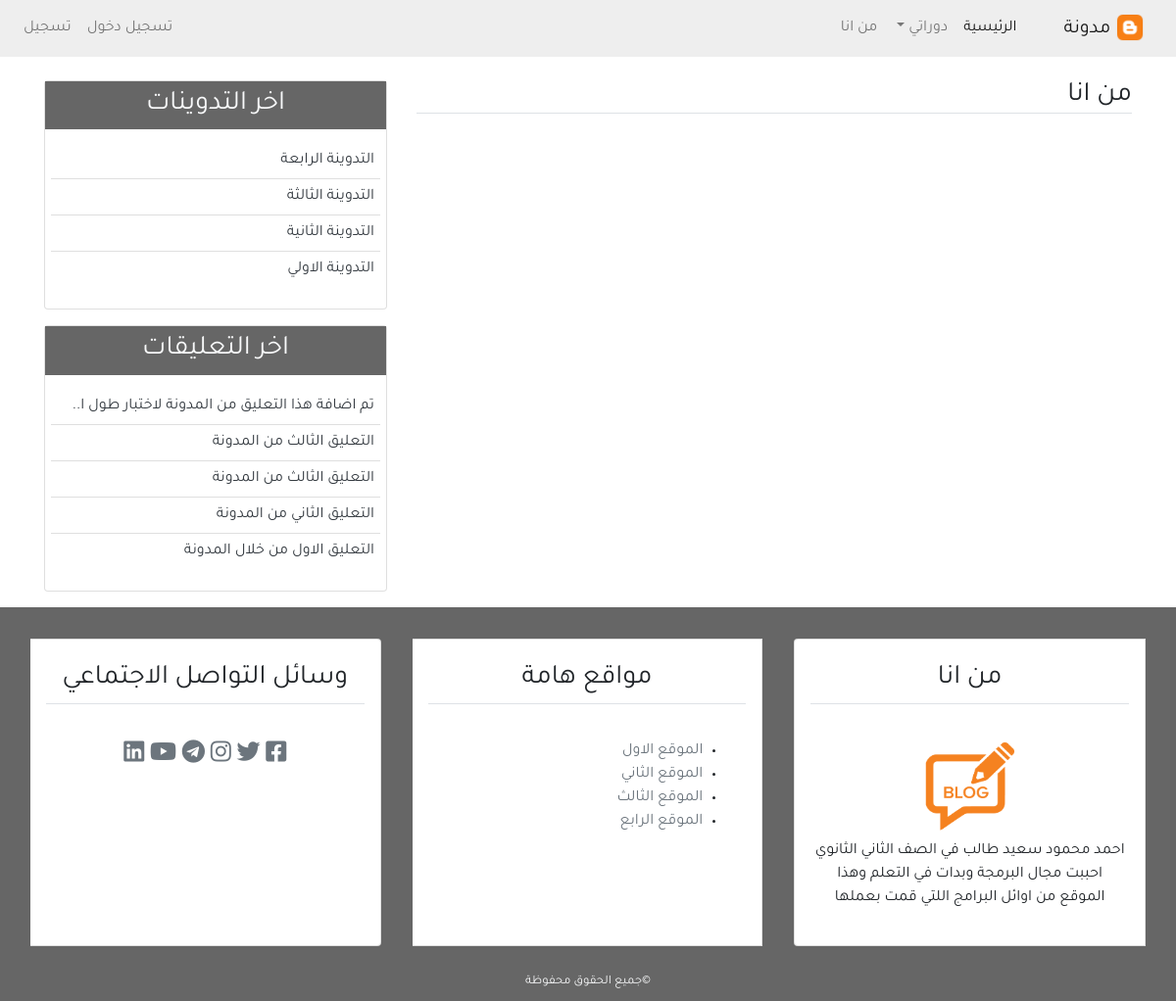
Page /about/ on the earlier database version.
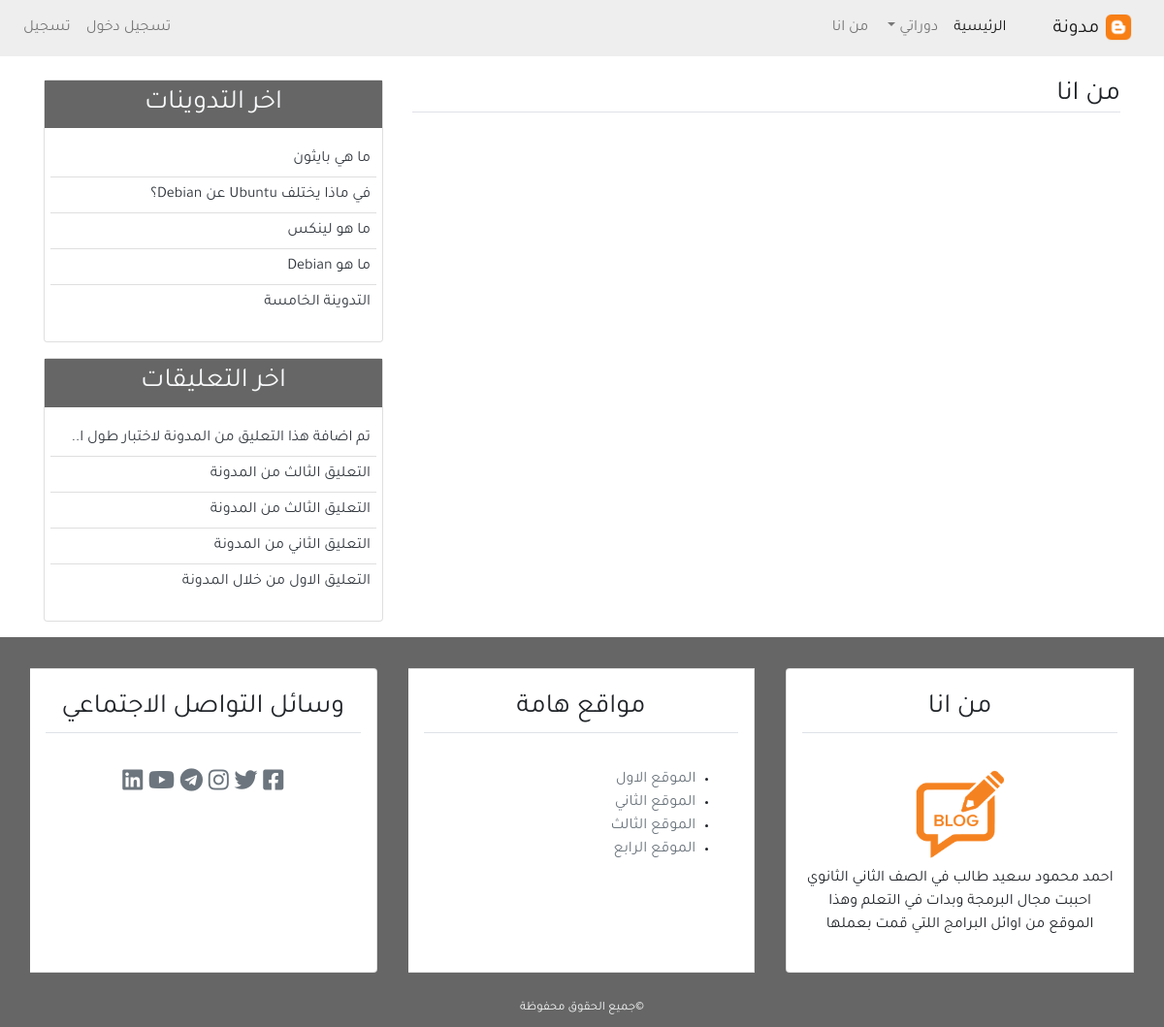
Same page on the later database version.
### blog/models.py (models this page shows, shortened)
class post(models.Model):
    title = models.CharField(max_length=100)
    content = models.TextField()
    post_date = models.DateTimeField(default=timezone.now)
    post_update = models.DateTimeField(auto_now=True)
    author = models.ForeignKey(User, on_delete=models.CASCADE)
    class Meta():
        ordering = ('-post_date',)

class comment(models.Model):
    name = models.CharField(max_length=50, verbose_name='الاسم')
    email = models.EmailField(verbose_name='البريد الالكتروني')
    body = models.TextField(verbose_name='التعليق')
    comment_date = models.DateTimeField(auto_now_add=True)
    active = models.BooleanField(default=False)
    Post = models.ForeignKey(post, on_delete=models.CASCADE, related_name='comments')
    class Meta:
        ordering = ('-comment_date',)

### blog/views.py (the view)
# urls.py: path("about/", views.about, name="about"),
def about(request):
    return render(request, 'blog/about.html', {'title':'من انا'})

### blog/templatetags/post_tag.py (called while the page is built)
@register.inclusion_tag('blog/latest_posts.html')
def latest_posts():
    context ={
        'l_posts':post.objects.all()[0:5]
    }
    return context

@register.inclusion_tag('blog/latest_comments.html')
def latest_comments():
    context={
    'l_comments': comment.objects.filter(active=True)[0:5]
    }
    return context

### blog/templates/blog/about.html
{% extends 'blog/base.html' %}
{% block content %}
<h3 class="border-bottom">من انا</h3>
{% endblock content %}

### blog/templates/blog/latest_posts.html
<ul class="list-group-flush latest-post">
    {% for post in l_posts %}
        <li class="list-group-item latest-post-item">
        <a href="{% url 'detail' post.id %}" class="text-dark">{{post.title}}</a>
        </li>
    {% endfor %}
</ul>

### blog/templates/blog/latest_comments.html
<ul class="list-group-flush latest-comment">
    {% for comment in l_comments %}
        <li class="list-group-item latest-comment-item">
        <a href="{% url 'detail' comment.Post.id %}" class="text-dark">
        {%if comment.body|length > 40%}
        {{comment.body|slice:'45'}}..
        {% else %}
        {{comment.body}}
        {% endif %}
        </a>
        </li>
        {% empty %}
        <li class="list-group-item latest-comment-item mb-0">لا يوجد تعليقات</li>
    {% endfor %}
</ul>

Differences in the rows shown:
no longer on this page (row unchanged): post: title "التدوينة الرابعة"
no longer on this page (row unchanged): post: title "التدوينة الثالثة"
no longer on this page (row unchanged): post: title "التدوينة الثانية"
no longer on this page (row unchanged): post: title "التدوينة الاولي"
added post: title "ما هي بايثون"
added post: title "في ماذا يختلف Ubuntu عن Debian؟"
added post: title "ما هو لينكس"
added post: title "ما هو Debian"
added post: title "التدوينة الخامسة"
